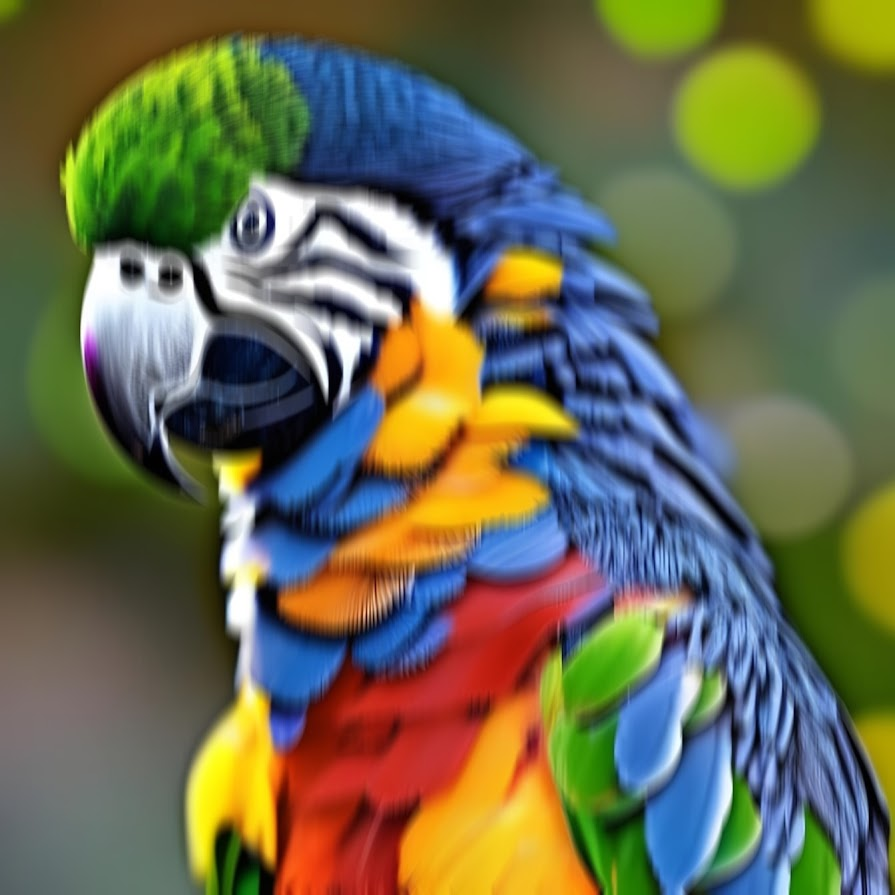
#> input picture Week_4/parrot_vertical.jpg, 895 x 895 px
$ python LT_20280023_NguyenLeNgocDuy.py
#> lines starting #> are read from the running program, lines starting #| are printed output that depends on the picture; after the words box and inside, x2 and y2 are one past the last pixel; in counts of white or black regions, pixels touching at a corner belong together
import numpy as np
from scipy.linalg import svd, toeplitz
import matplotlib.pyplot as plt
from PIL import Image

# A: decrease matrix
# B: blur image
# X: original image

def decrease_matrix(image, l):
    m = image.shape[1]
    n = m + l - 1
    A = np.zeros((m, n))
    for i in range(m):
        A[i, i:i + l] = 1 / l
    return A

def find_psudo_inverse(A):
    U, S_vec, Vt = svd(A, full_matrices=False)
    S = np.diag(S_vec)
    S_plus = np.zeros(S.shape)
    for i in range(S.shape[0]):
        if S[i, i] != 0:
            S_plus[i, i] = 1 / S[i, i]
    A_plus = Vt.T @ S_plus @ U.T
    return A_plus

def recover_image(gray_image, l, option='h'):
    A = decrease_matrix(gray_image, l)
    A_plus = find_psudo_inverse(A)
    if option == 'h':
        X = gray_image @ A_plus.T
    elif option == 'v':
        X = A_plus @ gray_image
    else:
        raise ValueError('Option must be h or v')
    return X

def grayscale(image):
    return np.dot(image[..., :3], [0.299, 0.587, 0.114])

def comparision_plot(blur_image, original_image):
    plt.subplot(1, 2, 1)
    plt.imshow(blur_image, cmap='gray')
    plt.title('Blur image')
    plt.subplot(1, 2, 2)
    plt.imshow(original_image, cmap='gray')
    plt.title('Original image')
    plt.show()

if __name__ == "__main__":
    blur_image = Image.open('parrot_vertical.jpg')
#> blur_image is the input picture: PIL image 895x895 RGB; mean R, G, B 106.1, 106.8, 80.5
    gray_image = grayscale(np.array(blur_image))
#> in grayscale, `return np.dot(image[..., :3], [0.299, 0.587, 0.114])`:
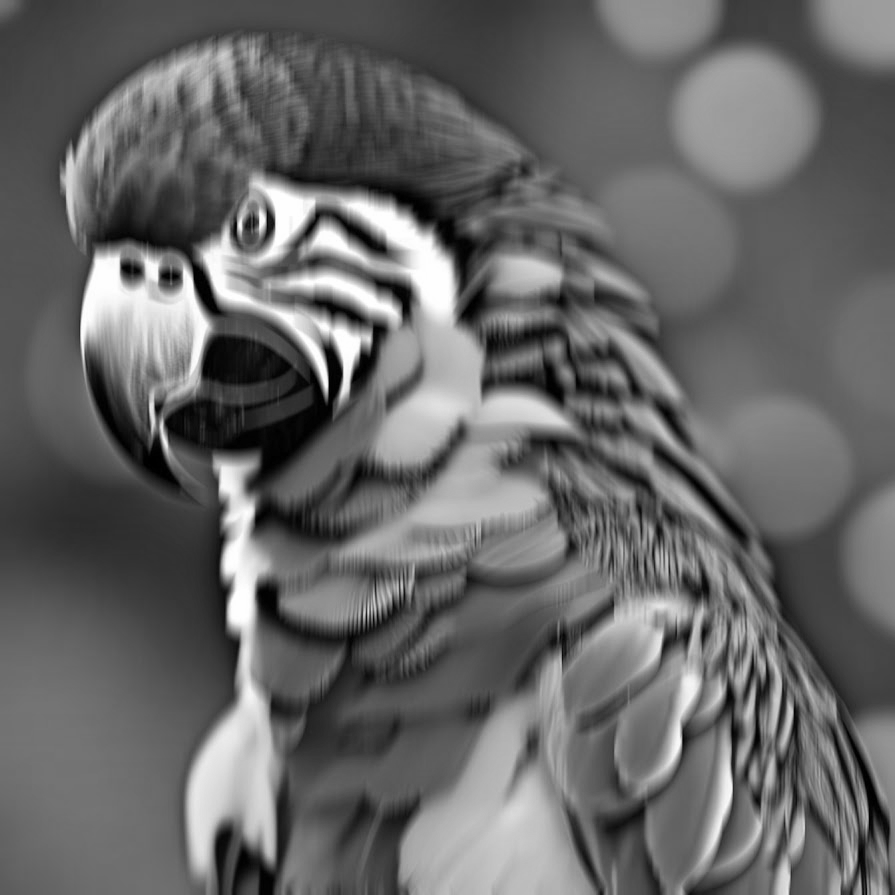
#> returned value: shape (895, 895) float64; min 0, max 255, mean 103.6
    new_image = recover_image(gray_image, 30, 'v')
#> after the loop in decrease_matrix, `for i in range(m):`:
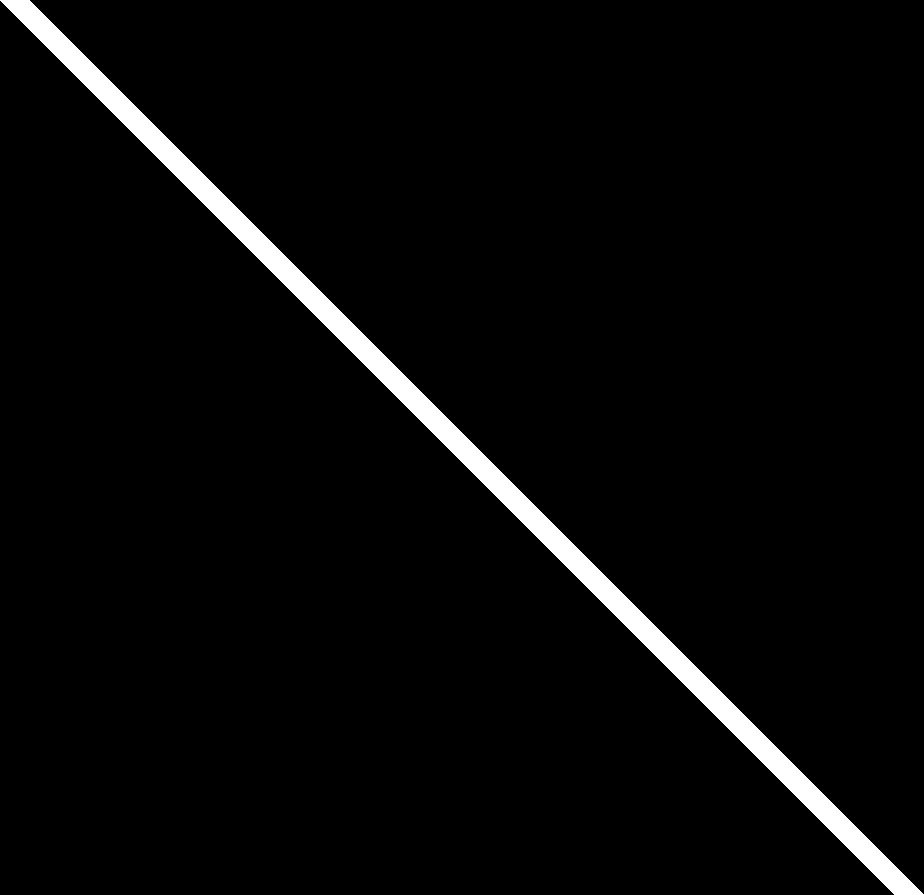
#> A: shape (895, 924) float64; values 0 (black) and 0.0333 (white), 3.2% white; 1 white region, box (x1, y1, x2, y2) and area: (0, 0, 924, 895) 26850
#> in find_psudo_inverse, `U, S_vec, Vt = svd(A, full_matrices=False)`:
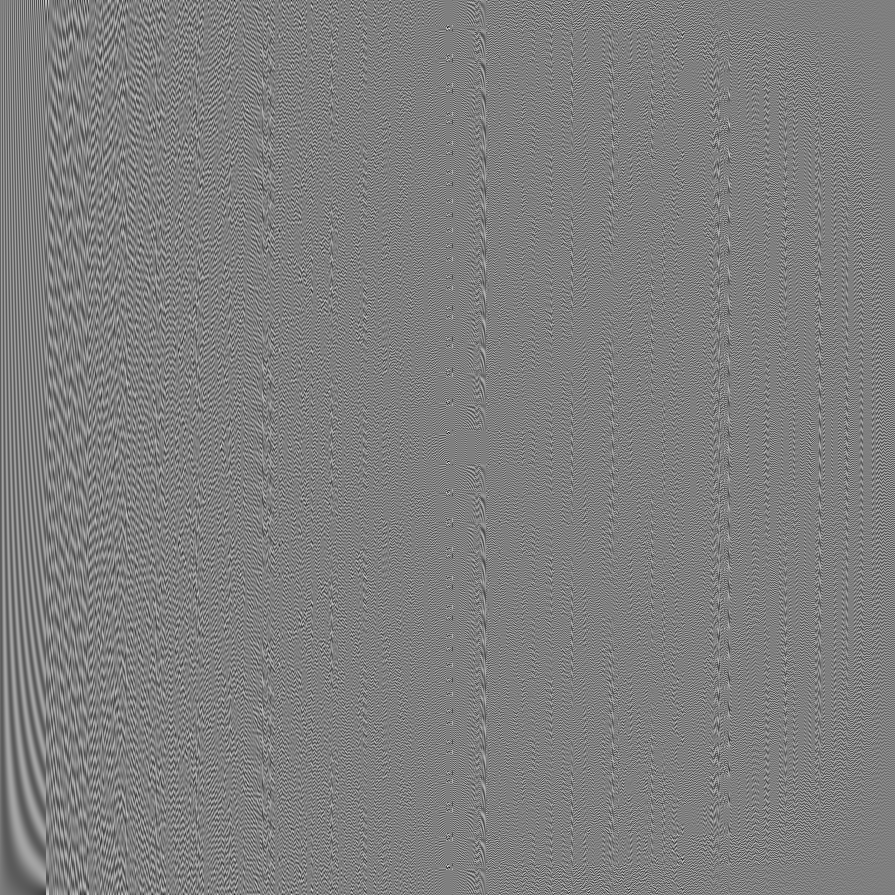
#> U: shape (895, 895) float64; min -0.16, max 0.16, mean -8.2e-05; drawn with min black and max white
#> in find_psudo_inverse, `U, S_vec, Vt = svd(A, full_matrices=False)`:
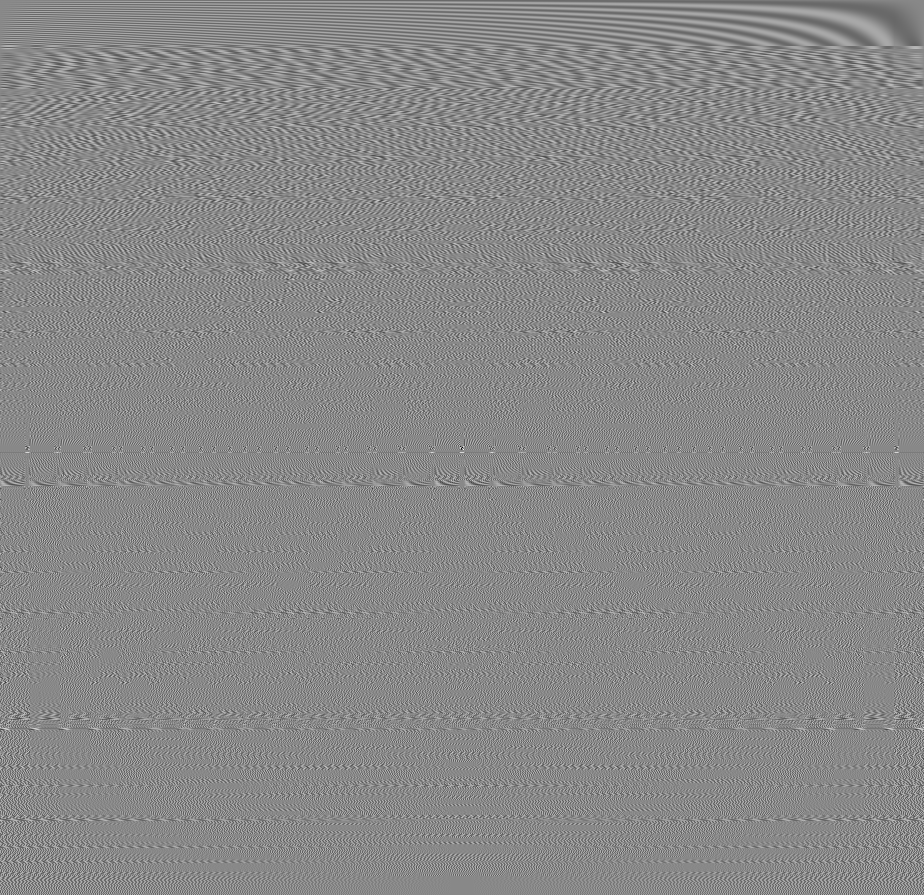
#> Vt: shape (895, 924) float64; min -0.201, max 0.174, mean -8.24e-05; drawn with min black and max white
#> in find_psudo_inverse, `U, S_vec, Vt = svd(A, full_matrices=False)`: S_vec = 895 values, max 1 at index 0, min 0.00169 at index 894, mean 0.0795
#> in recover_image, `X = A_plus @ gray_image`:
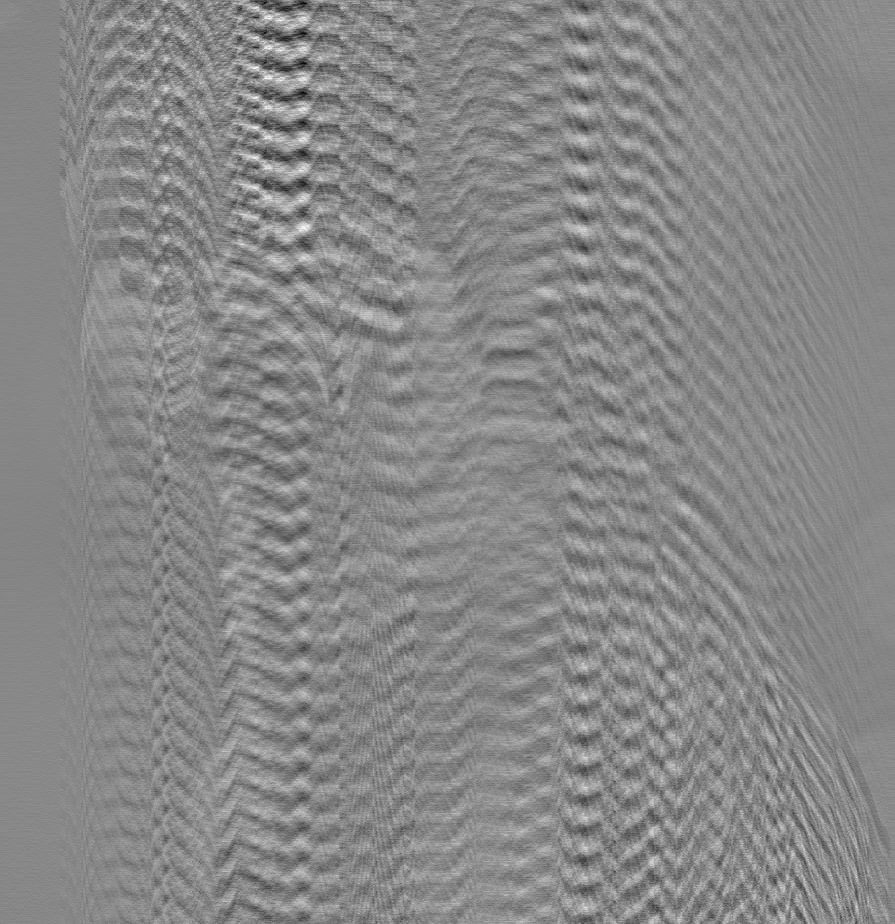
#> X: shape (924, 895) float64; min -1696.3, max 1681.5, mean 102.9; drawn with min black and max white
    comparision_plot(gray_image, new_image)
